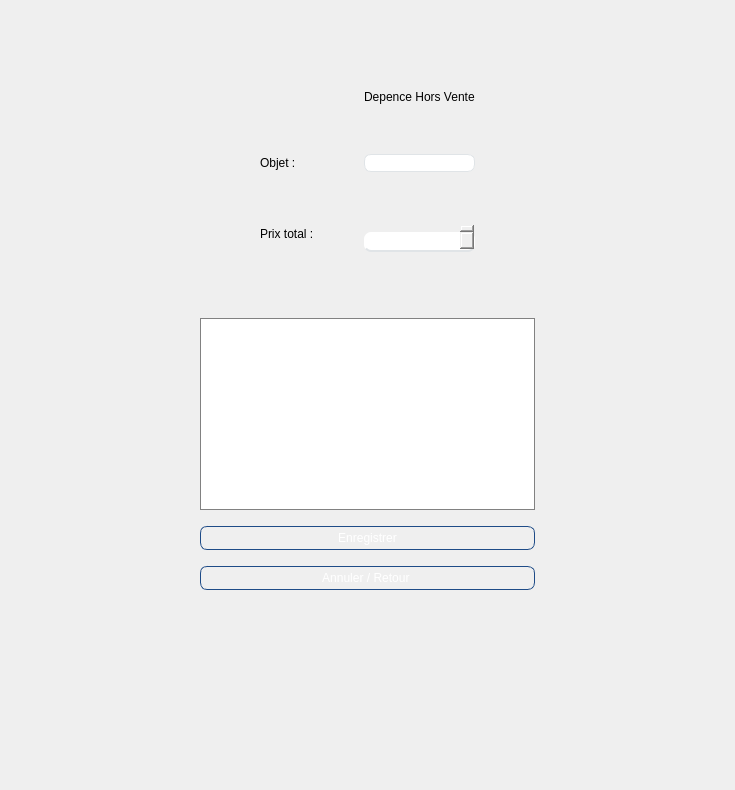
                       <widget class="QWidget" name="Autre">
                        <property name="styleSheet">
                         <string notr="true">QPushButton { width: 20px; height: 20px; }
QWidget{
	background-color: ;
}

QLabel#heading{
	color: #4c4c4c ;
	font-size : 18 px ;
	margin-bottom : 10 px ;
}
QLabel#subheading{
	color: #0f1925 ;
	font-size : 12 px ;
	font-weight : normal ;
	margin-bottom : 10px ;
}

QLineEdit{
	border-radius : 7px ;
	border : 1px solid #e0e4e7 ;
}
QLineEdit:focus
{
	border : 1px solid #1c3d70;
}
QLineEdit::placeholder{
	color : #b3b3b3
}

QPushButton {
	background-color : ;
	color : #fff ;
	border-radius : 7px ;
	border-left : 1px solid #1e4b87;
	border-right : 1px solid #1e4b87;
	border-bottom : 1px solid #1e4b87;
	border-top : 1px solid #1e4b87;
	padding : 1px 9px ;
	margin-top : 10 px ;
}
QPushButton:pressed , QTableWidget:pressed{
	background-color: #a7a7a7;
}

QPushButton:hover  , QTableWidget:hover{
	border-left : 2px solid #1c3d70;
	border-right : 2px solid #1c3d70;
	border-bottom : 2px solid #1c3d70;
}
QPushButton:focus , QTableWidget:focus{
	border-left : 2px solid #1c3d70;
	border-right : 2px solid #1c3d70;
	border-top : 2px solid #1c3d70;
	border-bottom : 2px solid #1c3d70 ;
}
QSpinBox {
	background-color : ;
	color : #fff ;
	border-radius : 7px ;
	border-bottom : 2px solid #e0e4e7;
	padding : 1px 9px ;
	margin-top : 10 px ;
}
QSpinBox:focus{
border-bottom : 1px solid #1c3d70 ;
}


</string>
                        </property>
                        <layout class="QVBoxLayout" name="verticalLayout_21">
                         <property name="leftMargin">
                          <number>200</number>
                         </property>
                         <property name="topMargin">
                          <number>40</number>
                         </property>
                         <property name="rightMargin">
                          <number>200</number>
                         </property>
                         <property name="bottomMargin">
                          <number>200</number>
                         </property>
                         <item>
                          <layout class="QFormLayout" name="formLayout_5">
                           <property name="horizontalSpacing">
                            <number>50</number>
                           </property>
                           <property name="verticalSpacing">
                            <number>50</number>
                           </property>
                           <property name="leftMargin">
                            <number>60</number>
                           </property>
                           <property name="topMargin">
                            <number>50</number>
                           </property>
                           <property name="rightMargin">
                            <number>60</number>
                           </property>
                           <property name="bottomMargin">
                            <number>60</number>
                           </property>
                           <item row="0" column="0">
                            <widget class="QLabel" name="label_14">
                             <property name="text">
                              <string/>
                             </property>
                            </widget>
                           </item>
                           <item row="0" column="1">
                            <widget class="QLabel" name="label_15">
                             <property name="text">
                              <string>Depence Hors Vente</string>
                             </property>
                            </widget>
                           </item>
                           <item row="1" column="0">
                            <widget class="QLabel" name="label_16">
                             <property name="text">
                              <string>Objet : </string>
                             </property>
                            </widget>
                           </item>
                           <item row="1" column="1">
                            <widget class="QLineEdit" name="otherEd"/>
                           </item>
                           <item row="2" column="0">
                            <widget class="QLabel" name="label_17">
                             <property name="text">
                              <string>Prix total :</string>
                             </property>
                            </widget>
                           </item>
                           <item row="2" column="1">
                            <widget class="QSpinBox" name="otherPrice"/>
                           </item>
                          </layout>
                         </item>
                         <item>
                          <widget class="QTableWidget" name="otherTable">
                           <property name="styleSheet">
                            <string notr="true">QHeaderView{ 
	background-color: #000000 ; color: black; 
} 

:hover{
	border-left : 1px solid #1c3d70;
	border-right : 1px solid #1c3d70;
	border-bottom : 1px solid #1c3d70;}</string>
                           </property>
                          </widget>
                         </item>
                         <item>
                          <widget class="QPushButton" name="saveOtherBtn">
                           <property name="text">
                            <string>Enregistrer</string>
                           </property>
                          </widget>
                         </item>
                         <item>
                          <widget class="QPushButton" name="backToFormBtn">
                           <property name="text">
                            <string>Annuler / Retour </string>
                           </property>
                          </widget>
                         </item>
                        </layout>
                       </widget>
